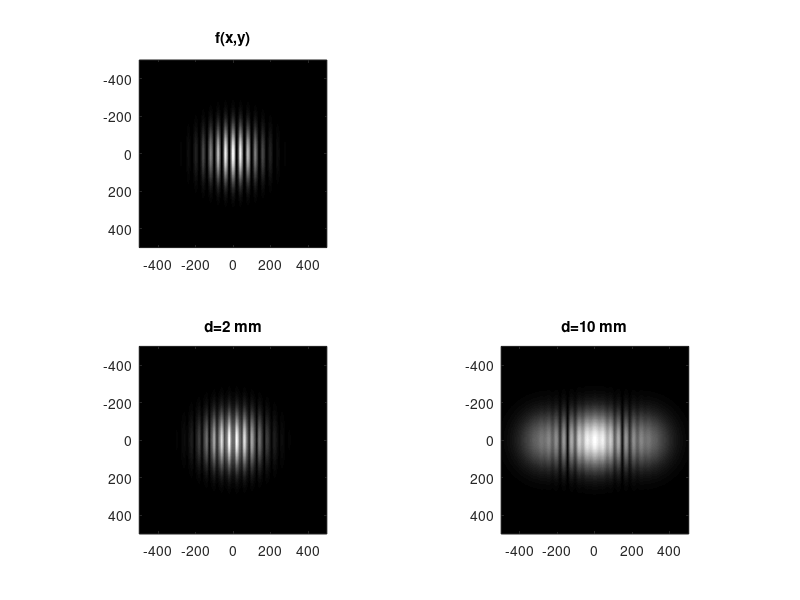

This chart was generated by the following MATLAB code:
%
% Optical Imaging and Spectroscopy
%
% David J. Brady
% Duke University
% www.opticalimaging.org
%
% Figure 4.4
%
%
% Fresnel diffraction
%
%
figure(1);set(gcf,'color','white');
X=1000; %microns
lambda=1; %micron
N=1024; % samples per axis
xrange=linspace(-X,X,N);
urange=(-N/(4*X)):(1/(2*X)):(N/2-1)/(2*X);
[x,y]=meshgrid(xrange);
[u,v]=meshgrid(urange);
% input pattern is modulated by 1 mm gaussian chirp pattern varying from
% 100 micron period to 10 micron period
%
f=exp(-pi*(x.^2+y.^2)/250^2).*(1+cos(pi*.05*x));
subplot(2,2,1);imagesc(xrange,xrange,f);colormap 'gray';axis 'square';title('f(x,y)');zoom(2);
% d=1000; % microns
% fresnelT=exp(i*pi*d*lambda*(u.^2+v.^2));
% ft=ifft2(fftshift(fresnelT).*fft2(f));
% subplot(2,2,2);imagesc(xrange,xrange,abs(ft));colormap 'gray';axis 'square';title('d=1 mm');zoom(2);
d=2000; % microns
fresnelT=exp(i*pi*d*lambda*(u.^2+v.^2));
ft=ifft2(fftshift(fresnelT).*fft2(f));
subplot(2,2,3);imagesc(xrange,xrange,abs(ft));colormap 'gray';axis 'square';title('d=2 mm');zoom(2);
d=10000; % microns
fresnelT=exp(i*pi*d*lambda*(u.^2+v.^2));
ft=ifft2(fftshift(fresnelT).*fft2(f));
subplot(2,2,4);imagesc(xrange,xrange,abs(ft));colormap 'gray';axis 'square';title('d=10 mm');zoom(2);

